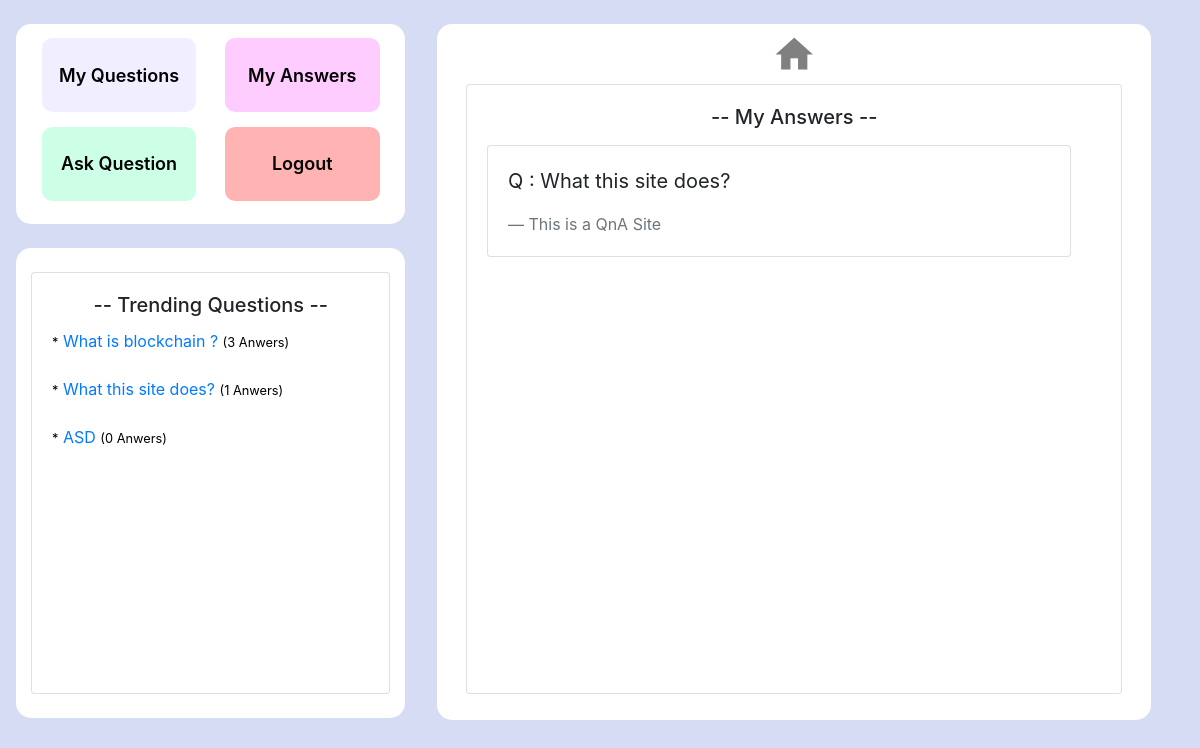
The app's page /myanswer/ (signed in), older data.
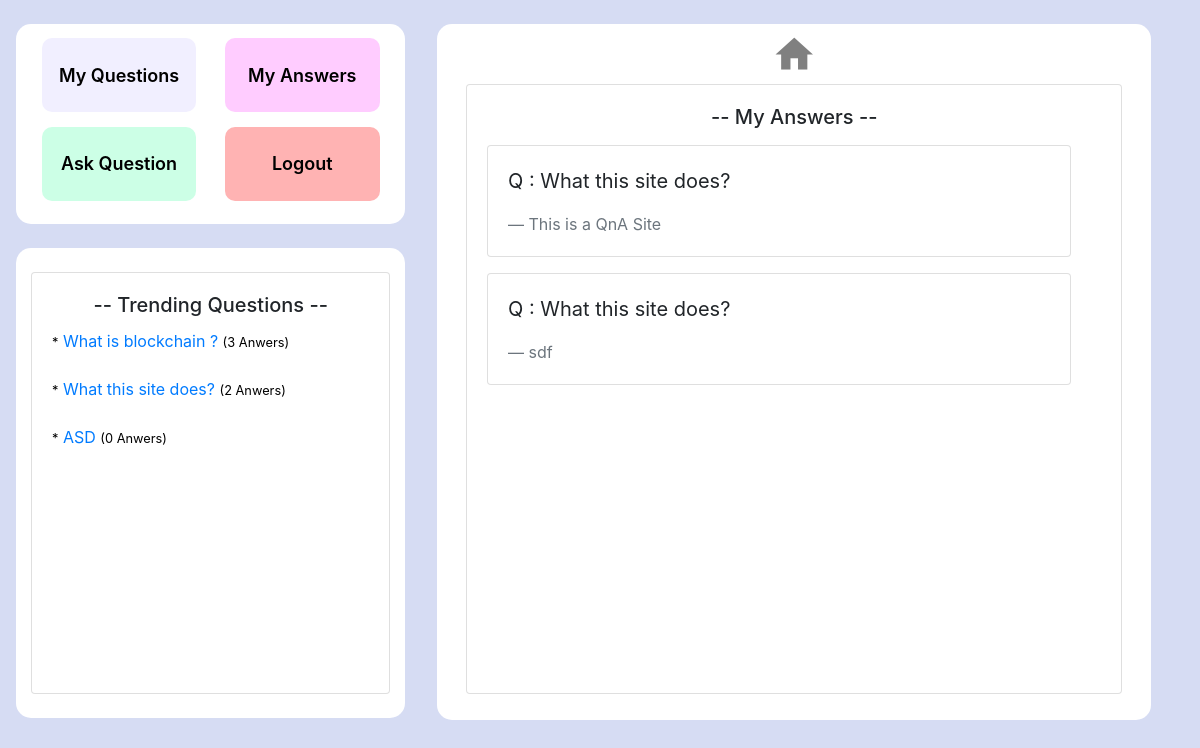
The same page, newer data.
### Question_App/models.py (models this page shows, shortened)
class Question(models.Model):
    user=models.ForeignKey(User,on_delete=models.CASCADE)  #user who is logged in
    title=models.CharField(max_length=200) # title of qestion
    question=models.TextField() #question
    created_time= models.DateTimeField(default=datetime.datetime.now()) #question creation time
    answer_count=models.IntegerField(default=0) #total reply or answer count
    qustion_upvote=models.IntegerField(default=0) #question upvote
    question_downvote=models.IntegerField(default=0) #question q

class Answer(models.Model):
    user=models.ForeignKey(User,on_delete=models.CASCADE) #user who logged in
    selected_question=models.ForeignKey(Question,on_delete=models.CASCADE) #selected question for which we wants to answer
    answer=models.TextField() #answer for question
    answer_created_time=models.DateTimeField(default=datetime.datetime.now()) #time when user answered the question
    answer_upvote=models.IntegerField(default=0) #answer upvote
    answer_downvote=models.IntegerField(default=0) #answer downvote
    def __str__(self):
        return self.answer

### Question_App/views.py (the view)
# urls.py: path('myanswer/',views.MyAnswerListView,name='my-answer'),
def MyAnswerListView(request):
    uid=request.user.id
    my_question_list=[]
    my_answer_list=[]
    main_list=[]
    answer_of_loggedin_user=Answer.objects.all().filter(user_id=uid)# asnwers by loggedin user
    for i in answer_of_loggedin_user:
         id_of_selected_question=Answer.objects.values('selected_question').filter(answer=i)[0]['selected_question']#question id by logged in user
         question_for_answer=Question.objects.values('question').filter(id=id_of_selected_question)[0]['question'] #finds a question for given answer by logged in user
         my_question_list.append(question_for_answer)  #my questions list
         my_answer_list.append(i) #my answer list
    for a in range(len(my_question_list)):
        for b in range(len(my_answer_list)):
            if a==b:
                k=[]
                k.append(my_question_list[a])
                k.append(my_answer_list[b])
                main_list.append(k)
                break
    context={
        'my_answer_list':main_list,
        'title':'| My Answers'
    }
    return render(request,'ui/my_answer_list.html',context)

### Question_App/templates/ui/my_answer_list.html
{% extends "ui/base.html" %}
{% block content %}
{% if user.is_authenticated %}
  <h5 class="card-title mt-3"style="text-align:center;"> -- My Answers --</h5>
    {% for i in my_answer_list %}
      <div class="card mt-3" style="width:95%;">
      <div class="card-body">
          <blockquote class="blockquote mb-0">
            <p class="card-text">Q : {{ i.0 }}</p>
            <footer class="blockquote-footer">{{ i.1 }}</footer>
          </blockquote>
        </div>
      </div>
    {% endfor %}
{% endif %}
{% endblock %}

### Question_App/templates/ui/base.html (shortened to what this page needs)
<!DOCTYPE html>
{% load static %}
<html lang="en">
<head>
  <link rel="stylesheet" href="https://maxcdn.bootstrapcdn.com/bootstrap/4.5.0/css/bootstrap.min.css">
</head>
<body style="background-color:#1030bb2b;" >
  <div class="row ml-3 mr-3 mt-4 mb-2">
      <div class="col-sm-4">
{% if user.is_authenticated %}
        <div class="row" style="height:200px;border-style:none!important;">
          <div class="col-sm-12 bg-white" style="border-radius:15px; ">
            <a href="{% url 'my-question' %}"><button type="submit" class="buttonx btn-sm" style="height:37%; margin-top:4%; font-size:18px; font-weight:600;">My Questions</button></a>
            <a href="{% url 'my-answer' %}"><button type="submit" class="buttonx btn-sm" style="float:right; background-color:#ffccff; height:37%; margin-top:4%; font-size:18px;font-weight:600;">My Answers</button></a>
            <a href="{% url 'question-create' %}"><button type="submit" class="buttonx btn-sm" style="height:37%; margin-top:1%; margin-bottom:3%; font-size:18px; font-weight:600; background-color: #ccffe6;">Ask Question</button></a>
            <a href="{% url 'logout' %}"><button type="submit" class="buttonx btn-sm" style="float:right; background-color: #ffb3b3; height:37%; margin-top:1%; margin-bottom:3%; font-size:18px; font-weight:600;">Logout</button></a>
          </div>
        </div>
{% endif %}
        <br>
        {% if user.is_authenticated %}
                <div class="row" style="height:470px;border-style:none!important;">
                  <div class="col-sm-12 bg-white" style="border-radius:15px; ">
                    <br>
                    <div class="card" >
                      <div class="card-body">
                        <h5 class="card-title"style="text-align:center;"> -- Trending Questions --</h5>
                        <div style="overflow-y:auto;height:320px;">
        {% endif %}
                          {% for t in trending_question %}
                            <a href="{% url 'question-detail' t.0 %}" style="text-decoration:none;"><p class="card-text"><small style="color:black;">*</small> {{ t.1 }} <small style="color:black;">({{ t.2 }} Anwers)</small> </p></a><br>
                          {% endfor %}
                        </div>
                        <br>
                      </div>
                    </div>
                  </div>
                </div>
        <br>
      </div>
      <div class="col-sm-8" style="">
        <div class="row">
          <div class="p-3" ></div>
          <div class="col-sm-11 bg-white" style="height:696px; border-radius:15px; ">
            <div class="row pt-2">
                <span class="material-icons" style="font-size:45px;margin:0 auto;"><a href="{% url 'home' %}" style="  text-decoration:none; color:grey;">home</a></span>
          </div>
            <div class="card pb-4"style="margin:1% 2%;">
              <div class="card-body pt-1">
                <div style="overflow-y:auto;height:560px;">
{% block content %}
{% endblock %}
                </div>
              </div>
            </div>
          </div>
        </div>
      </div>
  </div>
</body>
</html>

Row changes from the older to the newer data that the page shows:
computed for Question "What this site does?": user "1" → "2"
added Answer: i "What this site does?", answer "sdf"
